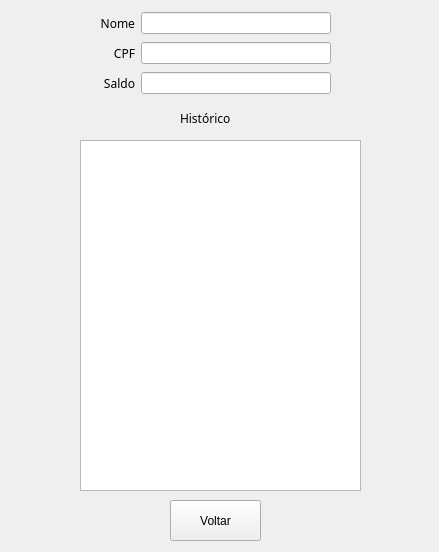
<?xml version="1.0" encoding="UTF-8"?>
<ui version="4.0">
 <class>Form</class>
 <widget class="QWidget" name="Form">
  <property name="geometry">
   <rect>
    <x>0</x>
    <y>0</y>
    <width>439</width>
    <height>552</height>
   </rect>
  </property>
  <property name="windowTitle">
   <string>Extrato</string>
  </property>
  <widget class="QLabel" name="label_4">
   <property name="geometry">
    <rect>
     <x>180</x>
     <y>110</y>
     <width>81</width>
     <height>17</height>
    </rect>
   </property>
   <property name="font">
    <font>
     <family>Hack</family>
    </font>
   </property>
   <property name="text">
    <string>Histórico</string>
   </property>
  </widget>
  <widget class="QWidget" name="layoutWidget">
   <property name="geometry">
    <rect>
     <x>100</x>
     <y>10</y>
     <width>231</width>
     <height>89</height>
    </rect>
   </property>
   <layout class="QGridLayout" name="gridLayout">
    <item row="0" column="0">
     <widget class="QLabel" name="label_3">
      <property name="font">
       <font>
        <family>Hack</family>
        <weight>50</weight>
        <bold>false</bold>
       </font>
      </property>
      <property name="text">
       <string>Nome</string>
      </property>
      <property name="alignment">
       <set>Qt::AlignRight|Qt::AlignTrailing|Qt::AlignVCenter</set>
      </property>
     </widget>
    </item>
    <item row="0" column="1">
     <widget class="QLineEdit" name="lineEdit_3"/>
    </item>
    <item row="1" column="0">
     <widget class="QLabel" name="label_6">
      <property name="font">
       <font>
        <family>Hack</family>
        <weight>50</weight>
        <bold>false</bold>
       </font>
      </property>
      <property name="text">
       <string>CPF</string>
      </property>
      <property name="alignment">
       <set>Qt::AlignRight|Qt::AlignTrailing|Qt::AlignVCenter</set>
      </property>
     </widget>
    </item>
    <item row="2" column="1">
     <widget class="QLineEdit" name="lineEdit_5"/>
    </item>
    <item row="1" column="1">
     <widget class="QLineEdit" name="lineEdit_4"/>
    </item>
    <item row="2" column="0">
     <widget class="QLabel" name="label_2">
      <property name="font">
       <font>
        <family>Hack</family>
        <weight>50</weight>
        <bold>false</bold>
       </font>
      </property>
      <property name="text">
       <string>Saldo</string>
      </property>
      <property name="alignment">
       <set>Qt::AlignRight|Qt::AlignTrailing|Qt::AlignVCenter</set>
      </property>
     </widget>
    </item>
   </layout>
  </widget>
  <widget class="QPushButton" name="pushButton_2">
   <property name="geometry">
    <rect>
     <x>170</x>
     <y>500</y>
     <width>91</width>
     <height>41</height>
    </rect>
   </property>
   <property name="text">
    <string>Voltar</string>
   </property>
  </widget>
  <widget class="QTextEdit" name="textEdit">
   <property name="geometry">
    <rect>
     <x>80</x>
     <y>140</y>
     <width>281</width>
     <height>351</height>
    </rect>
   </property>
  </widget>
 </widget>
 <resources/>
 <connections/>
</ui>
